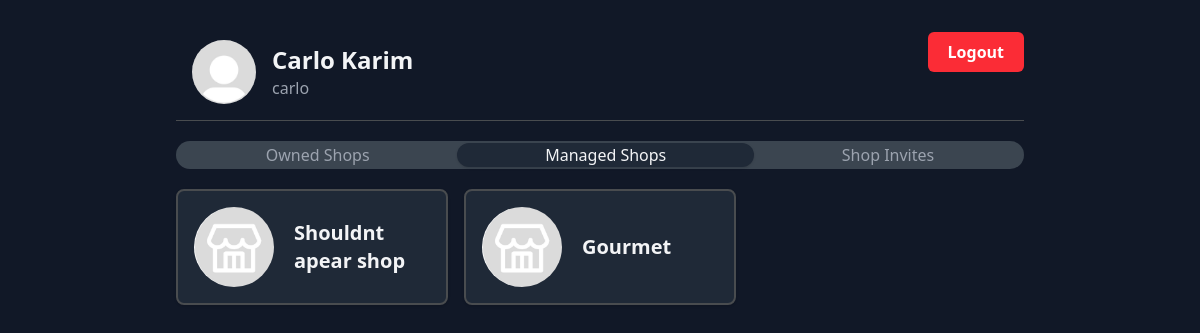
/home/managed-shops/ (signed in), run on an earlier commit of the app's database.
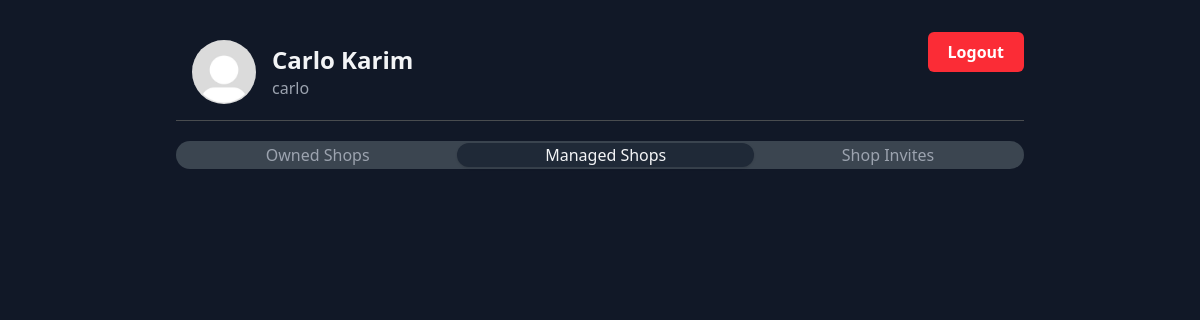
And on a later commit of the database.
### pos/models.py (models this page shows, shortened)
class Shop(models.Model):
    name = models.CharField(max_length=100)
    owner = models.ForeignKey(User, on_delete=models.CASCADE, related_name="shops")
    managers = models.ManyToManyField(User, through='ShopManager')
    created_at = models.DateTimeField(auto_now_add=True)
    logo = models.ImageField(upload_to="logos/", null=True, blank=True)
    slug = models.SlugField(unique=True, blank=True)
    discount_percentage = models.DecimalField(max_digits=4, decimal_places=2, default=0)
    tax_percentage = models.DecimalField(max_digits=4, decimal_places=2, default=0)
    currency_code = models.CharField(max_length=10) # Examples: EGP, $, ect...
    def get_logo_url(self):
        if self.logo:
            return self.logo.url
        return "/media/defaults/logo.jpg"

### pos/views.py (the view)
# urls.py: path('home/managed-shops/', views.managed_shops, name='managed_shops'),
@login_required
@require_http_methods(["GET"])
def managed_shops(request):
    shop_managers = request.user.shops_managed.all()
    managed_shops = []
    for shop_manager in shop_managers:
        managed_shops.append(shop_manager.shop)
    return render(request, "pos/home/managed_shops.html", {'managed_shops': managed_shops})

### pos/models.py (called while the page is built)
    def get_pfp_url(self):
        if self.pfp:
            return self.pfp.url
        return "/media/defaults/pfp.jpg"

### pos/templates/pos/home/managed_shops.html
{% extends 'pos/home/home_base.html' %}
{% block content %}
    <div class="mt-5 grid grid-cols-2 md:grid-cols-3 gap-4">
        {% for shop in managed_shops %}
            <a href="{% url 'dashboard' shop.slug %}" class="bg-surface border-2 border-border hover:border-primary hover:border-2 p-4 rounded-lg shadow-sm flex flex-col justify-center items-center">
                <div class="flex w-full justify-start items-center gap-5">
                    <img src="{{ shop.get_logo_url }}" alt="Shop logo" class="h-20 w-20 rounded-full">
                    <div class="flex flex-col">
                        <span class="text-text font-semibold text-xl">{{ shop.name }}</span>
                    </div>
                </div>
            </a>
        {% endfor %}
    </div>
{% endblock %}

What changed in the data, as far as the page shows it:
removed Shop: name "Shouldnt apear shop"
removed Shop: name "Gourmet"
